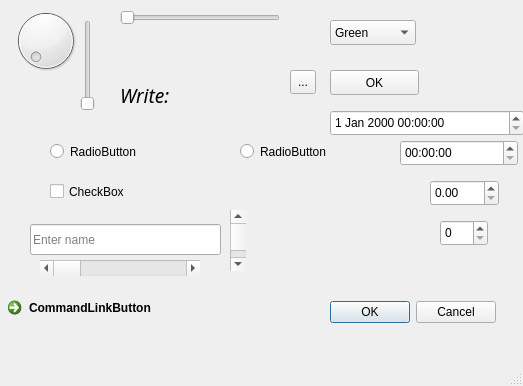
<?xml version="1.0" encoding="UTF-8"?>
<ui version="4.0">
 <class>MainWindow</class>
 <widget class="QMainWindow" name="MainWindow">
  <property name="geometry">
   <rect>
    <x>0</x>
    <y>0</y>
    <width>523</width>
    <height>386</height>
   </rect>
  </property>
  <property name="windowTitle">
   <string>MainWindow</string>
  </property>
  <widget class="QWidget" name="centralwidget">
   <widget class="QPushButton" name="pushButton">
    <property name="geometry">
     <rect>
      <x>330</x>
      <y>70</y>
      <width>89</width>
      <height>25</height>
     </rect>
    </property>
    <property name="text">
     <string>OK</string>
    </property>
   </widget>
   <widget class="QToolButton" name="toolButton">
    <property name="geometry">
     <rect>
      <x>290</x>
      <y>70</y>
      <width>26</width>
      <height>24</height>
     </rect>
    </property>
    <property name="text">
     <string>...</string>
    </property>
   </widget>
   <widget class="QRadioButton" name="radioButton">
    <property name="geometry">
     <rect>
      <x>50</x>
      <y>140</y>
      <width>112</width>
      <height>23</height>
     </rect>
    </property>
    <property name="text">
     <string>RadioButton</string>
    </property>
   </widget>
   <widget class="QRadioButton" name="radioButton_2">
    <property name="geometry">
     <rect>
      <x>240</x>
      <y>140</y>
      <width>112</width>
      <height>23</height>
     </rect>
    </property>
    <property name="text">
     <string>RadioButton</string>
    </property>
   </widget>
   <widget class="QCheckBox" name="checkBox">
    <property name="geometry">
     <rect>
      <x>50</x>
      <y>180</y>
      <width>92</width>
      <height>23</height>
     </rect>
    </property>
    <property name="text">
     <string>CheckBox</string>
    </property>
   </widget>
   <widget class="QCommandLinkButton" name="commandLinkButton">
    <property name="geometry">
     <rect>
      <x>0</x>
      <y>290</y>
      <width>177</width>
      <height>41</height>
     </rect>
    </property>
    <property name="text">
     <string>CommandLinkButton</string>
    </property>
   </widget>
   <widget class="QDialogButtonBox" name="buttonBox">
    <property name="geometry">
     <rect>
      <x>330</x>
      <y>300</y>
      <width>166</width>
      <height>25</height>
     </rect>
    </property>
    <property name="standardButtons">
     <set>QDialogButtonBox::Cancel|QDialogButtonBox::Ok</set>
    </property>
   </widget>
   <widget class="QComboBox" name="comboBox">
    <property name="geometry">
     <rect>
      <x>330</x>
      <y>20</y>
      <width>86</width>
      <height>25</height>
     </rect>
    </property>
    <item>
     <property name="text">
      <string>Green</string>
     </property>
    </item>
    <item>
     <property name="text">
      <string>Blue</string>
     </property>
    </item>
    <item>
     <property name="text">
      <string>Red</string>
     </property>
    </item>
   </widget>
   <widget class="QLineEdit" name="lineEdit">
    <property name="geometry">
     <rect>
      <x>30</x>
      <y>224</y>
      <width>191</width>
      <height>31</height>
     </rect>
    </property>
    <property name="placeholderText">
     <string>Enter name</string>
    </property>
   </widget>
   <widget class="QDial" name="dial">
    <property name="geometry">
     <rect>
      <x>10</x>
      <y>0</y>
      <width>71</width>
      <height>81</height>
     </rect>
    </property>
   </widget>
   <widget class="QDoubleSpinBox" name="doubleSpinBox">
    <property name="geometry">
     <rect>
      <x>430</x>
      <y>180</y>
      <width>69</width>
      <height>26</height>
     </rect>
    </property>
   </widget>
   <widget class="QSpinBox" name="spinBox">
    <property name="geometry">
     <rect>
      <x>440</x>
      <y>220</y>
      <width>48</width>
      <height>26</height>
     </rect>
    </property>
   </widget>
   <widget class="QTimeEdit" name="timeEdit">
    <property name="geometry">
     <rect>
      <x>400</x>
      <y>140</y>
      <width>118</width>
      <height>26</height>
     </rect>
    </property>
   </widget>
   <widget class="QDateTimeEdit" name="dateTimeEdit">
    <property name="geometry">
     <rect>
      <x>330</x>
      <y>110</y>
      <width>194</width>
      <height>26</height>
     </rect>
    </property>
   </widget>
   <widget class="QScrollBar" name="horizontalScrollBar">
    <property name="geometry">
     <rect>
      <x>40</x>
      <y>260</y>
      <width>160</width>
      <height>16</height>
     </rect>
    </property>
    <property name="orientation">
     <enum>Qt::Horizontal</enum>
    </property>
   </widget>
   <widget class="QScrollBar" name="verticalScrollBar">
    <property name="geometry">
     <rect>
      <x>230</x>
      <y>210</y>
      <width>16</width>
      <height>61</height>
     </rect>
    </property>
    <property name="orientation">
     <enum>Qt::Vertical</enum>
    </property>
   </widget>
   <widget class="QSlider" name="horizontalSlider">
    <property name="geometry">
     <rect>
      <x>120</x>
      <y>10</y>
      <width>160</width>
      <height>16</height>
     </rect>
    </property>
    <property name="orientation">
     <enum>Qt::Horizontal</enum>
    </property>
   </widget>
   <widget class="QSlider" name="verticalSlider">
    <property name="geometry">
     <rect>
      <x>80</x>
      <y>20</y>
      <width>16</width>
      <height>91</height>
     </rect>
    </property>
    <property name="orientation">
     <enum>Qt::Vertical</enum>
    </property>
   </widget>
   <widget class="QLabel" name="label">
    <property name="geometry">
     <rect>
      <x>120</x>
      <y>80</y>
      <width>141</width>
      <height>31</height>
     </rect>
    </property>
    <property name="font">
     <font>
      <family>Ubuntu Condensed</family>
      <pointsize>14</pointsize>
      <weight>50</weight>
      <italic>true</italic>
      <bold>false</bold>
     </font>
    </property>
    <property name="text">
     <string>Write:</string>
    </property>
   </widget>
   <widget class="QLabel" name="label_2">
    <property name="geometry">
     <rect>
      <x>190</x>
      <y>40</y>
      <width>61</width>
      <height>61</height>
     </rect>
    </property>
    <property name="text">
     <string/>
    </property>
    <property name="pixmap">
     <pixmap resource="../img/test.qrc">:/icon/174855.svg</pixmap>
    </property>
    <property name="scaledContents">
     <bool>true</bool>
    </property>
   </widget>
  </widget>
  <widget class="QMenuBar" name="menubar">
   <property name="geometry">
    <rect>
     <x>0</x>
     <y>0</y>
     <width>523</width>
     <height>22</height>
    </rect>
   </property>
  </widget>
  <widget class="QStatusBar" name="statusbar"/>
 </widget>
 <resources>
  <include location="../img/test.qrc"/>
 </resources>
 <connections/>
</ui>
